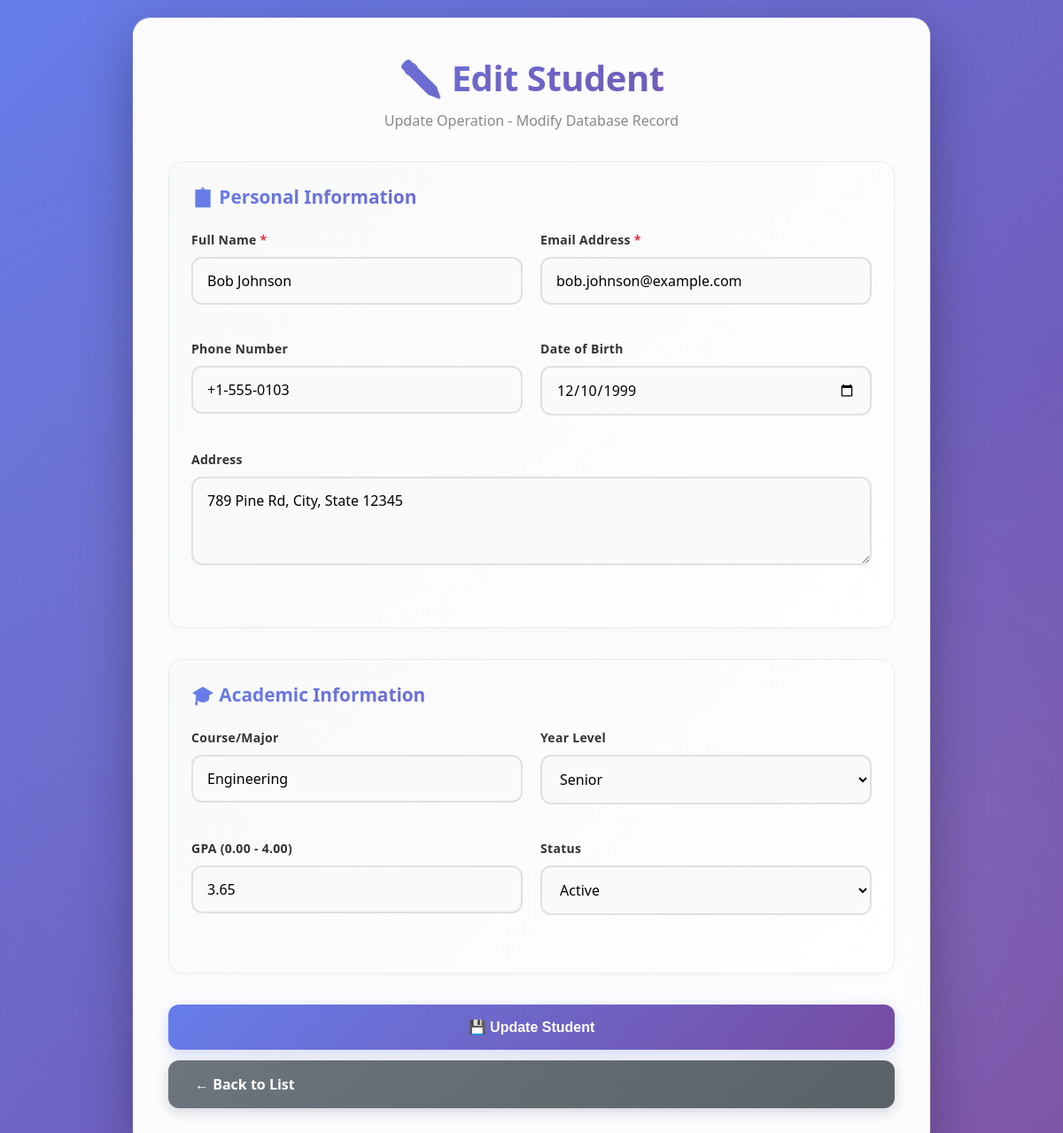
The page /edit.php?id=3 on the database its author committed.
### tables this page shows
CREATE TABLE IF NOT EXISTS students (
    id INT AUTO_INCREMENT PRIMARY KEY,
    name VARCHAR(100) NOT NULL,
    email VARCHAR(100) NOT NULL UNIQUE,
    phone VARCHAR(20),
    birthdate DATE,
    address TEXT,
    course VARCHAR(100),
    year_level ENUM('Freshman', 'Sophomore', 'Junior', 'Senior', 'Graduate') DEFAULT 'Freshman',
    gpa DECIMAL(3,2),
    status ENUM('Active', 'Inactive', 'Graduated', 'Suspended') DEFAULT 'Active',
    created_at TIMESTAMP DEFAULT CURRENT_TIMESTAMP,
    updated_at TIMESTAMP DEFAULT CURRENT_TIMESTAMP ON UPDATE CURRENT_TIMESTAMP
);

### edit.php (the view, shortened to what this page needs)
<?php
$student_id = isset($_GET['id']) ? intval($_GET['id']) : 0;
$conn = getDBConnection();
$stmt = $conn->prepare("SELECT id, name, email, phone, birthdate, address, course, year_level, gpa, status
                        FROM students WHERE id = ?");
$stmt->bind_param("i", $student_id);
$stmt->execute();
$result = $stmt->get_result();
$student = $result->fetch_assoc();
?>
<!DOCTYPE html>
<html lang="en">
<head>
</head>
<body>
    <div class="container">
        <h1>✏️ Edit Student</h1>
        <p class="subtitle">Update Operation - Modify Database Record</p>
        <form method="POST" action="edit.php?id=<?php echo $student_id; ?>">
            <div class="form-section">
                <h3>📋 Personal Information</h3>
                <div class="form-grid">
                    <div class="form-group">
                        <label for="name">Full Name <span class="required">*</span></label>
                        <input type="text"
                               id="name"
                               name="name"
                               value="<?php echo htmlspecialchars($student['name']); ?>"
                               required
                               maxlength="100"
                               placeholder="Enter full name">
                    </div>
                    <div class="form-group">
                        <label for="email">Email Address <span class="required">*</span></label>
                        <input type="email"
                               id="email"
                               name="email"
                               value="<?php echo htmlspecialchars($student['email']); ?>"
                               required
                               maxlength="100"
                               placeholder="student@example.com">
                    </div>
                    <div class="form-group">
                        <label for="phone">Phone Number</label>
                        <input type="tel"
                               id="phone"
                               name="phone"
                               value="<?php echo htmlspecialchars($student['phone'] ?? ''); ?>"
                               maxlength="20"
                               placeholder="+1-555-0123">
                    </div>
                    <div class="form-group">
                        <label for="birthdate">Date of Birth</label>
                        <input type="date"
                               id="birthdate"
                               name="birthdate"
                               value="<?php echo htmlspecialchars($student['birthdate'] ?? ''); ?>">
                    </div>
                    <div class="form-group full-width">
                        <label for="address">Address</label>
                        <textarea id="address"
                                  name="address"
                                  placeholder="Enter full address"
                                  maxlength="500"><?php echo htmlspecialchars($student['address'] ?? ''); ?></textarea>
                    </div>
                </div>
            </div>
            <div class="form-section">
                <h3>🎓 Academic Information</h3>
                <div class="form-grid">
                    <div class="form-group">
                        <label for="course">Course/Major</label>
                        <input type="text"
                               id="course"
                               name="course"
                               value="<?php echo htmlspecialchars($student['course'] ?? ''); ?>"
                               maxlength="100"
                               placeholder="e.g., Computer Science">
                    </div>
                    <div class="form-group">
                        <label for="year_level">Year Level</label>
                        <select id="year_level" name="year_level">
                            <option value="Senior" <?php echo ($student['year_level'] ?? '') === 'Senior' ? 'selected' : ''; ?>>Senior</option>
                        </select>
                    </div>
                    <div class="form-group">
                        <label for="gpa">GPA (0.00 - 4.00)</label>
                        <input type="number"
                               id="gpa"
                               name="gpa"
                               value="<?php echo $student['gpa'] ? htmlspecialchars($student['gpa']) : ''; ?>"
                               min="0"
                               max="4"
                               step="0.01"
                               placeholder="3.75">
                    </div>
                    <div class="form-group">
                        <label for="status">Status</label>
                        <select id="status" name="status">
                            <option value="Active" <?php echo ($student['status'] ?? '') === 'Active' ? 'selected' : ''; ?>>Active</option>
                        </select>
                    </div>
                </div>
            </div>
            <button type="submit" class="btn">💾 Update Student</button>
            <a href="index.php" class="btn btn-secondary">← Back to List</a>
        </form>
    </div>
</body>
</html>

### edit.php (style rules this page uses)
* { margin: 0; padding: 0; box-sizing: border-box; }
body { font-family: 'Segoe UI', Tahoma, Geneva, Verdana, sans-serif; background: linear-gradient(135deg, #667eea 0%, #764ba2 100%); background-attachment: fixed; padding: 20px; min-height: 100vh; position: relative; }
body::before { content: ''; position: fixed; top: 0; left: 0; width: 100%; height: 100%; background: radial-gradient(circle at 20% 50%, rgba(120, 119, 198, 0.3) 0%, transparent 50%), radial-gradient(circle at 80% 80%, rgba(255, 255, 255, 0.1) 0%, transparent 50%); pointer-events: none; z-index: 0; }
.container { max-width: 900px; margin: 0 auto; background: rgba(255, 255, 255, 0.98); backdrop-filter: blur(10px); border-radius: 20px; box-shadow: 0 20px 60px rgba(0,0,0,0.3), 0 0 0 1px rgba(255,255,255,0.1); padding: 40px; position: relative; z-index: 1; animation: fadeInUp 0.6s ease-out; }
h1 { background: linear-gradient(135deg, #667eea 0%, #764ba2 100%); -webkit-background-clip: text; -webkit-text-fill-color: transparent; background-clip: text; margin-bottom: 10px; text-align: center; font-size: 2.5em; font-weight: 700; letter-spacing: -0.5px; }
.subtitle { text-align: center; color: #888; margin-bottom: 35px; font-size: 1em; }
.form-grid { display: grid; grid-template-columns: repeat(2, 1fr); gap: 20px; margin-bottom: 20px; }
.form-group { margin-bottom: 20px; }
.form-group.full-width { grid-column: 1 / -1; }
label { display: block; margin-bottom: 10px; color: #333; font-weight: 600; font-size: 14px; letter-spacing: 0.3px; }
input[type="text"], input[type="email"], input[type="tel"], input[type="date"], input[type="number"], select, textarea { width: 100%; padding: 14px 16px; border: 2px solid #e0e0e0; border-radius: 12px; font-size: 16px; font-family: inherit; transition: all 0.3s cubic-bezier(0.4, 0, 0.2, 1); background: #fafafa; }
textarea { resize: vertical; min-height: 100px; }
input[type="number"] { -moz-appearance: textfield; }
.btn { display: inline-block; padding: 16px 30px; background: linear-gradient(135deg, #667eea 0%, #764ba2 100%); color: white; text-decoration: none; border: none; border-radius: 12px; font-size: 16px; font-weight: 600; cursor: pointer; transition: all 0.3s cubic-bezier(0.4, 0, 0.2, 1); width: 100%; box-shadow: 0 4px 15px rgba(102, 126, 234, 0.3); position: relative; overflow: hidden; }
.btn::before { content: ''; position: absolute; top: 50%; left: 50%; width: 0; height: 0; border-radius: 50%; background: rgba(255, 255, 255, 0.3); transform: translate(-50%, -50%); transition: width 0.6s, height 0.6s; }
.btn-secondary { background: linear-gradient(135deg, #6c757d 0%, #5a6268 100%); margin-top: 12px; box-shadow: 0 4px 15px rgba(108, 117, 125, 0.3); }
.required { color: #dc3545; }
.form-section { margin-bottom: 35px; padding: 25px; background: linear-gradient(135deg, #f8f9fa 0%, #ffffff 100%); border-radius: 16px; border: 1px solid #e9ecef; box-shadow: 0 2px 10px rgba(0,0,0,0.03); transition: all 0.3s; }
.form-section h3 { background: linear-gradient(135deg, #667eea 0%, #764ba2 100%); -webkit-background-clip: text; -webkit-text-fill-color: transparent; background-clip: text; margin-bottom: 25px; font-size: 1.3em; font-weight: 700; }

### rows shown on the page
students: name "Bob Johnson", email "bob.johnson@example.com", phone "+1-555-0103", birthdate "12/10/1999", address "789 Pine Rd, City, State 12345", course "Engineering", year_level "Senior", gpa "3.65", status "Active"
